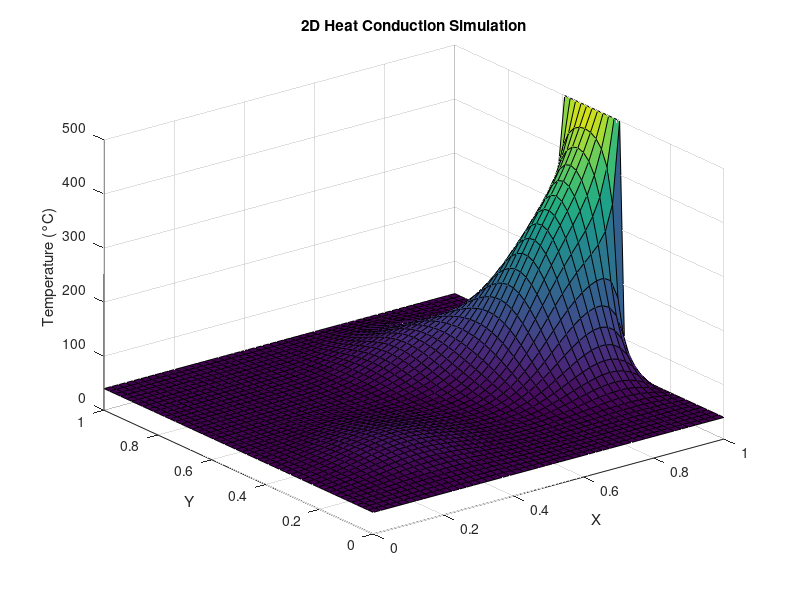

Write MATLAB code to recreate this figure.
% Parameters
L = 1;          % Length of the square domain
Nx = 50;        % Number of spatial grid points in x-direction
Ny = 50;        % Number of spatial grid points in y-direction
T = 1;          % Total simulation time
Nt = 100;       % Number of time steps
alpha = 0.01;   % Thermal diffusivity

% Discretization
dx = L / Nx;
dy = L / Ny;
dt = T / Nt;

% Initialize temperature field with initial conditions
u = 40 * ones(Nx, Ny);  % Set the entire domain to 40°C initially

% Specify different regions with initial temperatures
u(10:20, 10:20) = 90;   % Region with 90°C
u(30:40, 30:40) = 150;  % Region with 150°C
u(20:30, 40:50) = 500;  % Region with 500°C

% Initialize storage for snapshots
snapshots = zeros(Nx * Ny, Nt);

% Measure the simulation running time
tic;

% Main time-stepping loop
for n = 1:Nt
    u_new = u;
    for i = 2:Nx-1
        for j = 2:Ny-1
            % 2D diffusion equation
            u_new(i, j) = u(i, j) + alpha * dt * (u(i+1, j) + u(i-1, j) + u(i, j+1) + u(i, j-1) - 4 * u(i, j)) / (dx^2 + dy^2);
        end
    end
    u = u_new;
    
    % Store snapshots for analysis
    snapshots(:, n) = u(:);
end

% Measure the total simulation time
simulation_time = toc;

% Visualization of the temperature field
[X, Y] = meshgrid(linspace(0, L, Nx), linspace(0, L, Ny));
u_final = reshape(u, Nx, Ny);

% Plot the temperature field
figure;
surf(X, Y, u_final);
xlabel('X');
ylabel('Y');
zlabel('Temperature (°C)');
title('2D Heat Conduction Simulation');

fprintf('Simulation completed in %.2f seconds.\n', simulation_time);
